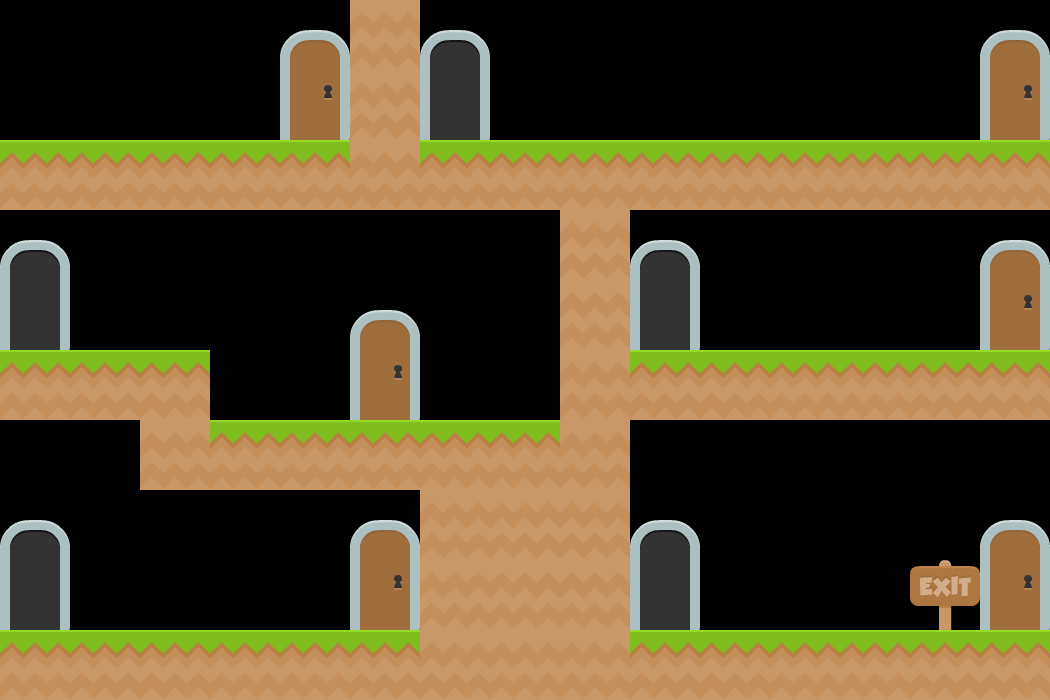

Below is a game level as drawn by its tile map, then a one-line description and the .tmx file that defines it, in full:
An orthogonal 15x10 tile map with 70x70 px tiles, 1 tile layer (Tile Layer 1) and 15 objects (6x door, 5x platform, 4x wall).

<map version="1.0" tiledversion="1.0.1" orientation="orthogonal" renderorder="right-down" width="15" height="10" tilewidth="70" tileheight="70" nextobjectid="51">
 <properties>
  <property name="star1time" type="float" value="7" />
 </properties>
 <tileset firstgid="1" name="tiles_spritesheet" tilewidth="70" tileheight="70" spacing="2" tilecount="156" columns="12">
  <image source="tiles_spritesheet.png" width="914" height="936" />
 </tileset>
 <layer name="Tile Layer 1" width="15" height="10">
  <data encoding="csv">
0,0,0,0,70,153,46,0,0,0,0,0,0,0,70,
0,0,0,0,82,153,58,0,0,0,0,0,0,0,82,
104,104,104,104,104,153,104,104,104,104,104,104,104,104,104,
46,0,0,0,0,0,0,0,153,46,0,0,0,0,70,
58,0,0,0,0,70,0,0,153,58,0,0,0,0,82,
104,104,104,0,0,82,0,0,153,104,104,104,104,104,104,
0,0,153,104,104,104,104,104,153,0,0,0,0,0,0,
46,0,0,0,0,70,153,153,153,46,0,0,0,0,70,
58,0,0,0,0,82,153,153,153,58,0,0,0,65,82,
104,104,104,104,104,104,153,153,153,104,104,104,104,104,104
</data>
 </layer>
 <objectgroup name="Object Layer 1">
  <object id="22" type="door" x="280" y="0" width="70" height="140" />
  <object id="26" type="door" x="980" y="0" width="70" height="140" />
  <object id="27" type="wall" x="350" y="0" width="70" height="140" />
  <object id="28" type="wall" x="560" y="210" width="70" height="210" />
  <object id="31" type="wall" x="420" y="490" width="210" height="140" />
  <object id="32" type="platform" x="0" y="140" width="1050" height="70" />
  <object id="33" type="platform" x="0" y="350" width="210" height="70" />
  <object id="34" type="platform" x="140" y="420" width="490" height="70" />
  <object id="35" type="platform" x="630" y="350" width="420" height="70" />
  <object id="36" type="platform" x="0" y="630" width="1050" height="70" />
  <object id="39" type="door" x="350" y="280" width="70" height="140" />
  <object id="41" type="door" x="350" y="490" width="70" height="140" />
  <object id="43" type="door" x="987.225" y="515.074" width="56.3362" height="109.99" />
  <object id="47" type="door" x="981.86" y="230.71" width="56.3362" height="112.672" />
  <object id="49" type="wall" x="-56.3362" y="5.36536" width="53.6536" height="686.765" />
 </objectgroup>
</map>
